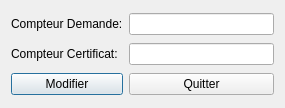
<?xml version="1.0" encoding="UTF-8"?>
<ui version="4.0">
 <class>Dialog</class>
 <widget class="QDialog" name="Dialog">
  <property name="geometry">
   <rect>
    <x>0</x>
    <y>0</y>
    <width>285</width>
    <height>108</height>
   </rect>
  </property>
  <property name="windowTitle">
   <string>Dialog</string>
  </property>
  <layout class="QGridLayout" name="gridLayout">
   <item row="0" column="0">
    <widget class="QLabel" name="label">
     <property name="text">
      <string>Compteur Demande:</string>
     </property>
    </widget>
   </item>
   <item row="2" column="0">
    <widget class="QLabel" name="label_2">
     <property name="text">
      <string>Compteur Certificat:</string>
     </property>
    </widget>
   </item>
   <item row="4" column="0">
    <widget class="QPushButton" name="pushButtonModifier">
     <property name="text">
      <string>Modifier</string>
     </property>
    </widget>
   </item>
   <item row="4" column="1">
    <widget class="QPushButton" name="pushButtonQuitter">
     <property name="text">
      <string>Quitter</string>
     </property>
    </widget>
   </item>
   <item row="0" column="1">
    <widget class="QLineEdit" name="lineEditCptDemande"/>
   </item>
   <item row="2" column="1">
    <widget class="QLineEdit" name="lineEditCptCF"/>
   </item>
  </layout>
 </widget>
 <resources/>
 <connections/>
</ui>
